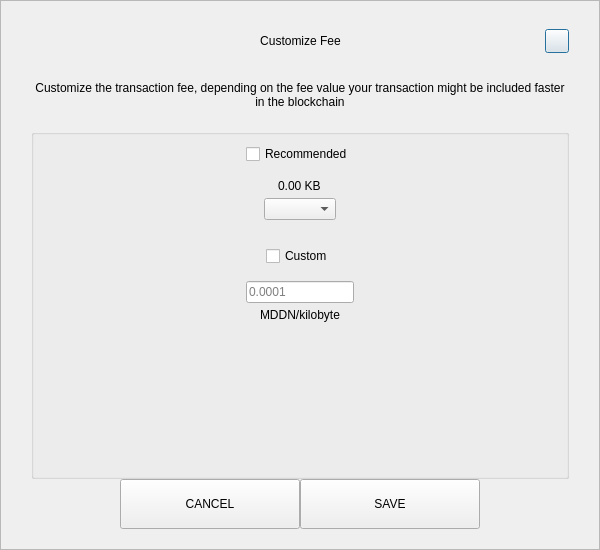
<?xml version="1.0" encoding="UTF-8"?>
<ui version="4.0">
 <class>SendCustomFeeDialog</class>
 <widget class="QDialog" name="SendCustomFeeDialog">
  <property name="geometry">
   <rect>
    <x>0</x>
    <y>0</y>
    <width>600</width>
    <height>550</height>
   </rect>
  </property>
  <property name="windowTitle">
   <string>Form</string>
  </property>
  <layout class="QVBoxLayout" name="verticalLayout_3">
   <property name="spacing">
    <number>0</number>
   </property>
   <property name="leftMargin">
    <number>0</number>
   </property>
   <property name="topMargin">
    <number>0</number>
   </property>
   <property name="rightMargin">
    <number>0</number>
   </property>
   <property name="bottomMargin">
    <number>0</number>
   </property>
   <item>
    <widget class="QFrame" name="frame">
     <property name="styleSheet">
      <string notr="true"/>
     </property>
     <property name="frameShape">
      <enum>QFrame::StyledPanel</enum>
     </property>
     <property name="frameShadow">
      <enum>QFrame::Raised</enum>
     </property>
     <layout class="QVBoxLayout" name="verticalLayout_2">
      <property name="spacing">
       <number>0</number>
      </property>
      <property name="leftMargin">
       <number>30</number>
      </property>
      <property name="topMargin">
       <number>20</number>
      </property>
      <property name="rightMargin">
       <number>30</number>
      </property>
      <property name="bottomMargin">
       <number>20</number>
      </property>
      <item>
       <layout class="QHBoxLayout" name="horizontalLayout_3">
        <property name="spacing">
         <number>0</number>
        </property>
        <item>
         <spacer name="horizontalSpacer_21">
          <property name="orientation">
           <enum>Qt::Horizontal</enum>
          </property>
          <property name="sizeHint" stdset="0">
           <size>
            <width>40</width>
            <height>20</height>
           </size>
          </property>
         </spacer>
        </item>
        <item>
         <widget class="QLabel" name="labelTitle">
          <property name="minimumSize">
           <size>
            <width>0</width>
            <height>40</height>
           </size>
          </property>
          <property name="maximumSize">
           <size>
            <width>16777215</width>
            <height>40</height>
           </size>
          </property>
          <property name="styleSheet">
           <string notr="true">padding-left:24px;</string>
          </property>
          <property name="text">
           <string>Customize Fee</string>
          </property>
          <property name="alignment">
           <set>Qt::AlignCenter</set>
          </property>
          <property name="margin">
           <number>7</number>
          </property>
         </widget>
        </item>
        <item>
         <spacer name="horizontalSpacer">
          <property name="orientation">
           <enum>Qt::Horizontal</enum>
          </property>
          <property name="sizeHint" stdset="0">
           <size>
            <width>40</width>
            <height>20</height>
           </size>
          </property>
         </spacer>
        </item>
        <item>
         <widget class="QPushButton" name="btnEsc">
          <property name="minimumSize">
           <size>
            <width>24</width>
            <height>24</height>
           </size>
          </property>
          <property name="maximumSize">
           <size>
            <width>24</width>
            <height>24</height>
           </size>
          </property>
          <property name="text">
           <string/>
          </property>
         </widget>
        </item>
       </layout>
      </item>
      <item>
       <spacer name="verticalSpacer_2">
        <property name="orientation">
         <enum>Qt::Vertical</enum>
        </property>
        <property name="sizeType">
         <enum>QSizePolicy::Fixed</enum>
        </property>
        <property name="sizeHint" stdset="0">
         <size>
          <width>20</width>
          <height>20</height>
         </size>
        </property>
       </spacer>
      </item>
      <item>
       <widget class="QLabel" name="labelMessage">
        <property name="text">
         <string>Customize the transaction fee, depending on the fee value your transaction might be included faster in the blockchain</string>
        </property>
        <property name="alignment">
         <set>Qt::AlignCenter</set>
        </property>
        <property name="wordWrap">
         <bool>true</bool>
        </property>
       </widget>
      </item>
      <item>
       <spacer name="verticalSpacer_3">
        <property name="orientation">
         <enum>Qt::Vertical</enum>
        </property>
        <property name="sizeType">
         <enum>QSizePolicy::Fixed</enum>
        </property>
        <property name="sizeHint" stdset="0">
         <size>
          <width>20</width>
          <height>20</height>
         </size>
        </property>
       </spacer>
      </item>
      <item>
       <widget class="QGroupBox" name="groupBox">
        <property name="title">
         <string/>
        </property>
        <layout class="QVBoxLayout" name="verticalLayout">
         <property name="leftMargin">
          <number>12</number>
         </property>
         <property name="rightMargin">
          <number>12</number>
         </property>
         <item>
          <layout class="QVBoxLayout" name="verticalLayout_4">
           <property name="spacing">
            <number>5</number>
           </property>
           <item alignment="Qt::AlignHCenter">
            <widget class="QCheckBox" name="checkBoxRecommended">
             <property name="text">
              <string>Recommended</string>
             </property>
            </widget>
           </item>
           <item>
            <spacer name="verticalSpacer_5">
             <property name="orientation">
              <enum>Qt::Vertical</enum>
             </property>
             <property name="sizeType">
              <enum>QSizePolicy::Fixed</enum>
             </property>
             <property name="sizeHint" stdset="0">
              <size>
               <width>20</width>
               <height>10</height>
              </size>
             </property>
            </spacer>
           </item>
           <item alignment="Qt::AlignHCenter">
            <widget class="QLabel" name="labelFee">
             <property name="text">
              <string>0.00 KB</string>
             </property>
            </widget>
           </item>
           <item alignment="Qt::AlignHCenter">
            <widget class="QComboBox" name="comboBoxRecommended"/>
           </item>
          </layout>
         </item>
         <item>
          <spacer name="verticalSpacer">
           <property name="orientation">
            <enum>Qt::Vertical</enum>
           </property>
           <property name="sizeType">
            <enum>QSizePolicy::Fixed</enum>
           </property>
           <property name="sizeHint" stdset="0">
            <size>
             <width>20</width>
             <height>20</height>
            </size>
           </property>
          </spacer>
         </item>
         <item>
          <layout class="QVBoxLayout" name="verticalLayout_5">
           <property name="spacing">
            <number>5</number>
           </property>
           <item alignment="Qt::AlignHCenter">
            <widget class="QCheckBox" name="checkBoxCustom">
             <property name="text">
              <string>Custom</string>
             </property>
            </widget>
           </item>
           <item>
            <spacer name="verticalSpacer_6">
             <property name="orientation">
              <enum>Qt::Vertical</enum>
             </property>
             <property name="sizeType">
              <enum>QSizePolicy::Fixed</enum>
             </property>
             <property name="sizeHint" stdset="0">
              <size>
               <width>20</width>
               <height>10</height>
              </size>
             </property>
            </spacer>
           </item>
           <item alignment="Qt::AlignHCenter">
            <widget class="QLineEdit" name="lineEditCustomFee">
             <property name="placeholderText">
              <string notr="true">0.0001</string>
             </property>
            </widget>
           </item>
           <item alignment="Qt::AlignHCenter">
            <widget class="QLabel" name="labelCustomFee">
             <property name="text">
              <string>MDDN/kilobyte</string>
             </property>
            </widget>
           </item>
          </layout>
         </item>
         <item>
          <spacer name="verticalSpacer_4">
           <property name="orientation">
            <enum>Qt::Vertical</enum>
           </property>
           <property name="sizeHint" stdset="0">
            <size>
             <width>20</width>
             <height>40</height>
            </size>
           </property>
          </spacer>
         </item>
        </layout>
       </widget>
      </item>
      <item>
       <layout class="QHBoxLayout" name="horizontalLayout" stretch="1,2,2,1">
        <item>
         <spacer name="horizontalSpacer1">
          <property name="orientation">
           <enum>Qt::Horizontal</enum>
          </property>
          <property name="sizeHint" stdset="0">
           <size>
            <width>40</width>
            <height>20</height>
           </size>
          </property>
         </spacer>
        </item>
        <item>
         <widget class="QPushButton" name="btnCancel">
          <property name="minimumSize">
           <size>
            <width>180</width>
            <height>50</height>
           </size>
          </property>
          <property name="focusPolicy">
           <enum>Qt::NoFocus</enum>
          </property>
          <property name="text">
           <string>CANCEL</string>
          </property>
         </widget>
        </item>
        <item>
         <widget class="QPushButton" name="btnSave">
          <property name="minimumSize">
           <size>
            <width>180</width>
            <height>50</height>
           </size>
          </property>
          <property name="focusPolicy">
           <enum>Qt::NoFocus</enum>
          </property>
          <property name="text">
           <string>SAVE</string>
          </property>
         </widget>
        </item>
        <item>
         <spacer name="horizontalSpacer_2">
          <property name="orientation">
           <enum>Qt::Horizontal</enum>
          </property>
          <property name="sizeHint" stdset="0">
           <size>
            <width>40</width>
            <height>20</height>
           </size>
          </property>
         </spacer>
        </item>
       </layout>
      </item>
     </layout>
    </widget>
   </item>
  </layout>
 </widget>
 <resources/>
 <connections/>
</ui>
